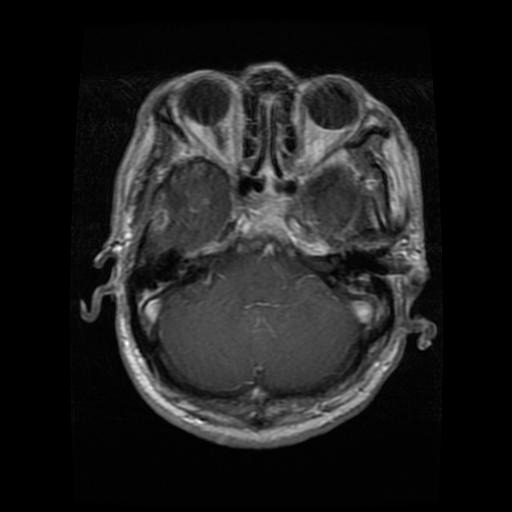
#> input picture classification_task/train/glioma/brisc2025_train_00011_gl_ax_t1.jpg, 512 x 512 px, found by its file name; its folder holds only this picture in this run
$ jupyter execute --allow-errors 01_member1_BRISC_KNN.ipynb
#> lines starting #> are read from the running program, lines starting #| are printed output that depends on the picture
[cell 1]
import os
import json
import joblib

import numpy as np
import matplotlib.pyplot as plt

from PIL import Image

from skimage.feature import hog

from sklearn.decomposition import PCA
from sklearn.neighbors import KNeighborsClassifier
from sklearn.model_selection import GridSearchCV

from sklearn.metrics import (
    accuracy_score,
    classification_report,
    confusion_matrix,
    ConfusionMatrixDisplay
)

[cell 2]
train_dir = r"C:\Users\Ali\Downloads\archive\brisc2025\classification_task\train"
test_dir = r"C:\Users\Ali\Downloads\archive\brisc2025\classification_task\test"

[cell 3]
print("Train folder exists:", os.path.exists(train_dir))
print("Test folder exists:", os.path.exists(test_dir))

[cell 4]
classes = sorted([
    folder
    for folder in os.listdir(train_dir)
    if os.path.isdir(os.path.join(train_dir, folder))
])

print("Classes:", classes)

[cell 5]
label_map = {
    class_name: index
    for index, class_name in enumerate(classes)
}

print("Label Mapping:")
print(label_map)

[cell 6]
print("Training Dataset:")

for cls in classes:
    folder = os.path.join(train_dir, cls)
    count = len(os.listdir(folder))
    print(cls, ":", count)
#> pass 2 of the loop `for cls in classes:`:

[cell 7]
print("Testing Dataset:")

for cls in classes:
    folder = os.path.join(test_dir, cls)
    count = len(os.listdir(folder))
    print(cls, ":", count)
#> pass 2 of the loop `for cls in classes:`:

[cell 8]
train_counts = []

for cls in classes:
    folder = os.path.join(train_dir, cls)
    train_counts.append(len(os.listdir(folder)))
#> pass 2 of the loop `for cls in classes:`:

plt.figure(figsize=(8, 5))
plt.bar(classes, train_counts)

plt.xlabel("Class")
plt.ylabel("Number of Images")
plt.title("BRISC Training Dataset Class Distribution")

plt.xticks(rotation=20)
plt.tight_layout()
plt.show()
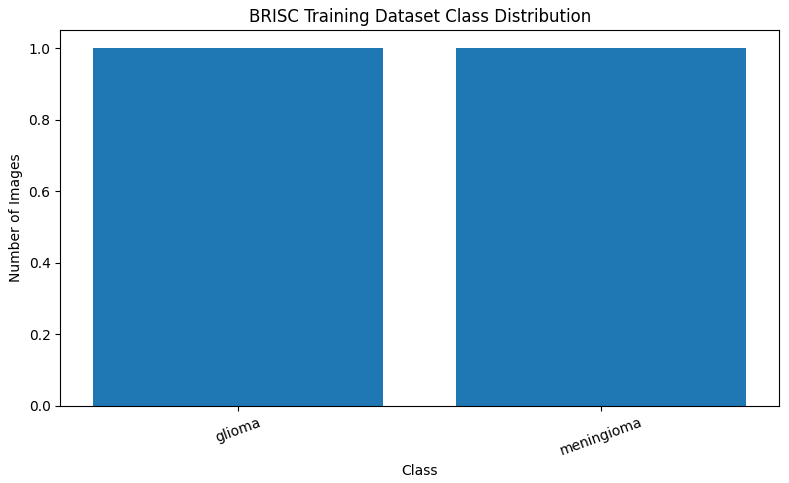
#> figure drawn by matplotlib, 1 panel

[cell 9]
plt.figure(figsize=(10, 8))

for i, cls in enumerate(classes):

    folder = os.path.join(train_dir, cls)

    image_name = os.listdir(folder)[0]

    image_path = os.path.join(folder, image_name)

    image = Image.open(image_path)
#> image is the input picture: PIL image 512x512 RGB; min 0, max 255, mean 30.4

    plt.subplot(2, 2, i + 1)
    plt.imshow(image, cmap="gray")
    plt.title(cls)
    plt.axis("off")
#> pass 2 of the loop `for i, cls in enumerate(classes):`:
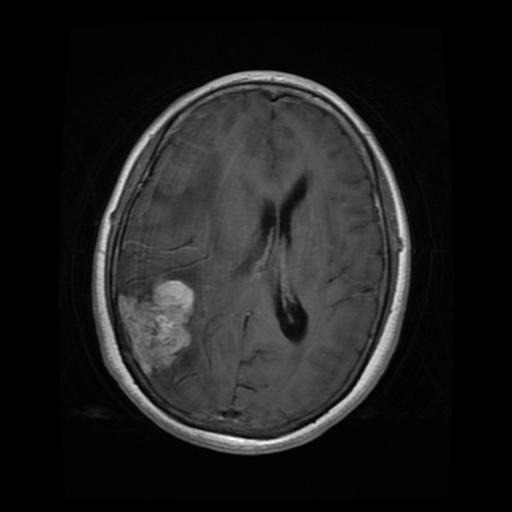
#> input picture classification_task/train/meningioma/brisc2025_train_01154_me_ax_t1.jpg, 512 x 512 px, found by its file name
#> image is the input picture: PIL image 512x512 RGB; min 0, max 254, mean 29.8

plt.tight_layout()
plt.show()
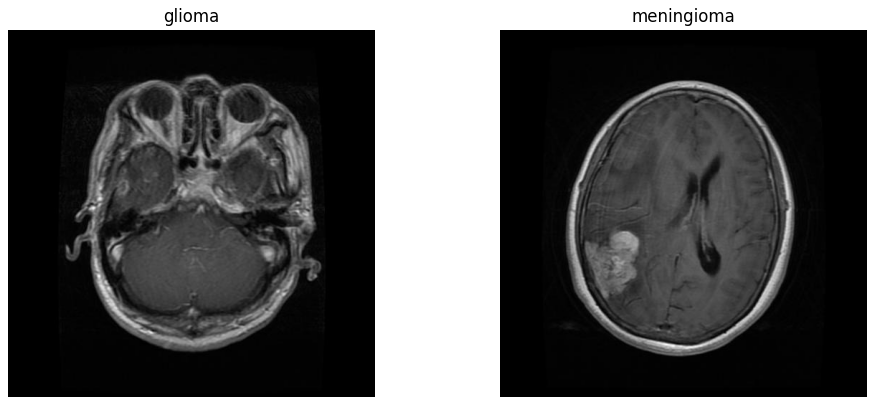
#> figure drawn by matplotlib, 2 panels

[cell 10]
def preprocess_image(image_path):

    image = Image.open(image_path)

    # Convert to grayscale
    image = image.convert("L")
#> image: PIL image 512x512 L

    # Resize
    image = image.resize((128, 128))
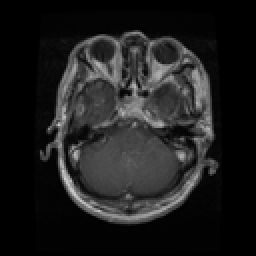
#> image: PIL image 128x128 L (shown 2 times larger); min 0, max 207, mean 30.4

    # Convert to NumPy array
    image = np.array(image)

    # Normalize pixel values
    image = image / 255.0
#> image: shape (128, 128) float64

    # Extract HOG features
    features = hog(
        image,
        orientations=9,
        pixels_per_cell=(8, 8),
        cells_per_block=(2, 2)
    )
#> features = 8100 values, max 1 at index 3762, min 0 at index 0, mean 0.0989

    return features

[cell 11]
sample_class = classes[0]

sample_folder = os.path.join(train_dir, sample_class)

sample_image_name = os.listdir(sample_folder)[0]

sample_image_path = os.path.join(
    sample_folder,
    sample_image_name
)

features = preprocess_image(sample_image_path)

print("Sample image:", sample_image_path)
print("Feature shape:", features.shape)
#| Feature shape: (8100,)

[cell 12]
X_train = []
y_train = []

for class_name in classes:

    class_folder = os.path.join(train_dir, class_name)

    print("Processing:", class_name)

    for image_name in os.listdir(class_folder):

        image_path = os.path.join(
            class_folder,
            image_name
        )

        try:
            features = preprocess_image(image_path)

            X_train.append(features)
            y_train.append(label_map[class_name])

        except Exception as e:
            print(
                "Error:",
                image_path,
                "|",
                type(e).__name__,
                "|",
                e
            )
#> pass 2 of the loop `for class_name in classes:`:
#> in preprocess_image (call 3), `image = image.resize((128, 128))`:
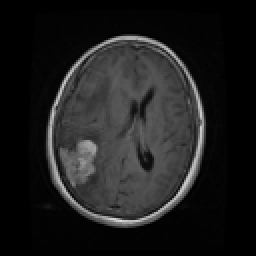
#> image: PIL image 128x128 L (shown 2 times larger); min 0, max 224, mean 29.8
#> in preprocess_image (call 3), `features = hog( image, orientations=9, pixels_per_cell=(8, 8), cells_p..`: features = 8100 values, max 1 at index 567, min 0 at index 0, mean 0.0971

X_train = np.array(X_train)
y_train = np.array(y_train)

print("\nTraining complete.")
print("X_train shape:", X_train.shape)
#| X_train shape: (2, 8100)
print("y_train shape:", y_train.shape)

[cell 13]
X_test = []
y_test = []

for class_name in classes:

    class_folder = os.path.join(test_dir, class_name)

    print("Processing:", class_name)

    for image_name in os.listdir(class_folder):

        image_path = os.path.join(
            class_folder,
            image_name
        )

        try:
            features = preprocess_image(image_path)
#> features = 8100 values, max 1 at index 3762, min 0 at index 0, mean 0.0989

            X_test.append(features)
            y_test.append(label_map[class_name])

        except Exception as e:
            print(
                "Error:",
                image_path,
                "|",
                type(e).__name__,
                "|",
                e
            )
#> pass 2 of the loop `for class_name in classes:`:
#> `features = preprocess_image(image_path)`: features = 8100 values, max 1 at index 567, min 0 at index 0, mean 0.0971

X_test = np.array(X_test)
y_test = np.array(y_test)

print("\nTesting complete.")
print("X_test shape:", X_test.shape)
#| X_test shape: (2, 8100)
print("y_test shape:", y_test.shape)

[cell 14]
print("Training samples:", len(X_train))
#| Training samples: 2
print("Training labels:", len(y_train))

print("Testing samples:", len(X_test))
#| Testing samples: 2
print("Testing labels:", len(y_test))

print("Training NaN:", np.isnan(X_train).any())
#| Training NaN: False
print("Testing NaN:", np.isnan(X_test).any())
#| Testing NaN: False

[cell 15]
pca = PCA(n_components=0.95)

X_train_pca = pca.fit_transform(X_train)
#> X_train_pca = [-6.03, 6.03]

X_test_pca = pca.transform(X_test)
#> X_test_pca = [-6.03, 6.03]

print("Original features:", X_train.shape[1])
#| Original features: 8100
print("Reduced features:", X_train_pca.shape[1])
#| Reduced features: 1
